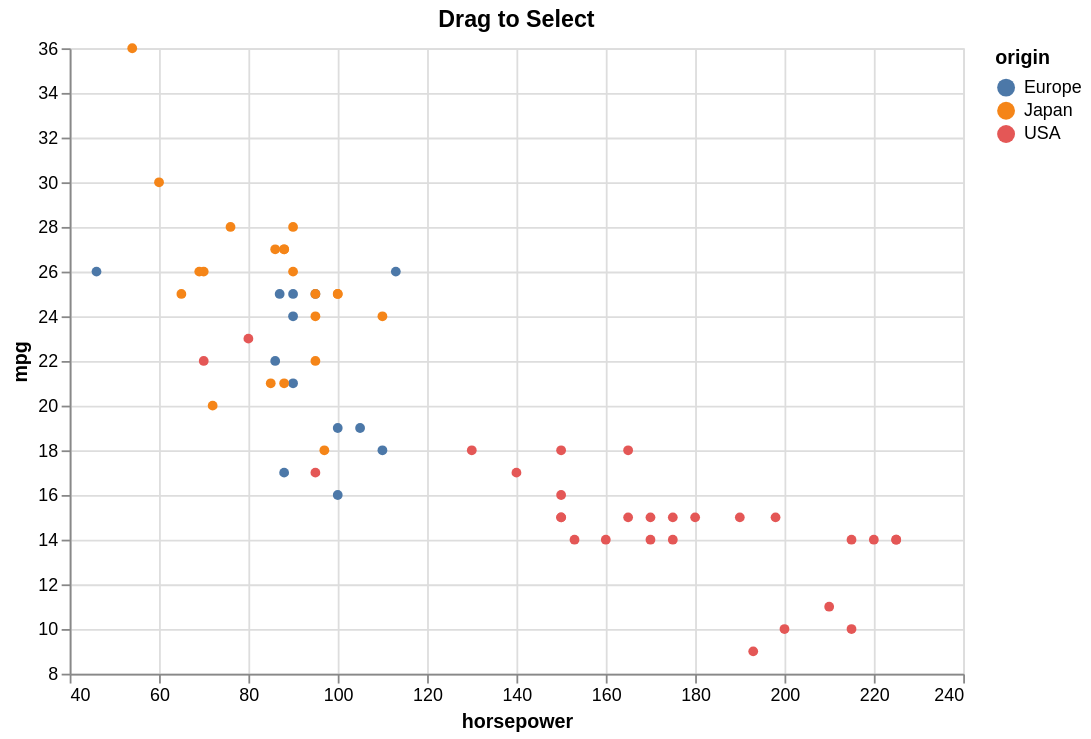

Describe this chart as a Vega-Lite specification.
### Vega-Lite specification from a JSON file in a GitHub repository (floating-point values rounded to 4 significant figures)
{"$schema": "https://vega.github.io/schema/vega-lite/v5.json", "data": {"values": [{"acceleration": 12.0, "cylinders": 8, "horsepower": 130, "mpg": 18, "origin": "USA", "weight": 3504}, {"acceleration": 11.5, "cylinders": 8, "horsepower": 165, "mpg": 15, "origin": "USA", "weight": 3693}, {"acceleration": 11.0, "cylinders": 8, "horsepower": 150, "mpg": 18, "origin": "USA", "weight": 3436}, {"acceleration": 12.0, "cylinders": 8, "horsepower": 150, "mpg": 16, "origin": "USA", "weight": 3433}, {"acceleration": 10.5, "cylinders": 8, "horsepower": 140, "mpg": 17, "origin": "USA", "weight": 3449}, {"acceleration": 10.0, "cylinders": 8, "horsepower": 198, "mpg": 15, "origin": "USA", "weight": 4341}, {"acceleration": 9.0, "cylinders": 8, "horsepower": 220, "mpg": 14, "origin": "USA", "weight": 4354}, {"acceleration": 8.5, "cylinders": 8, "horsepower": 215, "mpg": 14, "origin": "USA", "weight": 4312}, {"acceleration": 10.0, "cylinders": 8, "horsepower": 225, "mpg": 14, "origin": "USA", "weight": 4425}, {"acceleration": 8.5, "cylinders": 8, "horsepower": 190, "mpg": 15, "origin": "USA", "weight": 3850}, {"acceleration": 10.0, "cylinders": 8, "horsepower": 170, "mpg": 15, "origin": "USA", "weight": 3563}, {"acceleration": 8.0, "cylinders": 8, "horsepower": 160, "mpg": 14, "origin": "USA", "weight": 3609}, {"acceleration": 9.5, "cylinders": 8, "horsepower": 150, "mpg": 15, "origin": "USA", "weight": 3761}, {"acceleration": 10.0, "cylinders": 8, "horsepower": 225, "mpg": 14, "origin": "USA", "weight": 3086}, {"acceleration": 15.0, "cylinders": 4, "horsepower": 95, "mpg": 24, "origin": "Japan", "weight": 2372}, {"acceleration": 15.5, "cylinders": 4, "horsepower": 95, "mpg": 22, "origin": "Japan", "weight": 2833}, {"acceleration": 15.5, "cylinders": 4, "horsepower": 97, "mpg": 18, "origin": "Japan", "weight": 2774}, {"acceleration": 16.0, "cylinders": 4, "horsepower": 85, "mpg": 21, "origin": "Japan", "weight": 2587}, {"acceleration": 14.5, "cylinders": 4, "horsepower": 88, "mpg": 27, "origin": "Japan", "weight": 2130}, {"acceleration": 20.5, "cylinders": 4, "horsepower": 46, "mpg": 26, "origin": "Europe", "weight": 1835}, {"acceleration": 17.5, "cylinders": 4, "horsepower": 87, "mpg": 25, "origin": "Europe", "weight": 2672}, {"acceleration": 15.0, "cylinders": 4, "horsepower": 90, "mpg": 24, "origin": "Europe", "weight": 2430}, {"acceleration": 17.5, "cylinders": 4, "horsepower": 95, "mpg": 25, "origin": "Europe", "weight": 2375}, {"acceleration": 15.5, "cylinders": 4, "horsepower": 113, "mpg": 26, "origin": "Europe", "weight": 2234}, {"acceleration": 18.5, "cylinders": 4, "horsepower": 90, "mpg": 21, "origin": "Europe", "weight": 2648}, {"acceleration": 14.0, "cylinders": 8, "horsepower": 215, "mpg": 10, "origin": "USA", "weight": 4615}, {"acceleration": 13.0, "cylinders": 8, "horsepower": 200, "mpg": 10, "origin": "USA", "weight": 4376}, {"acceleration": 13.5, "cylinders": 8, "horsepower": 210, "mpg": 11, "origin": "USA", "weight": 4382}, {"acceleration": 18.0, "cylinders": 8, "horsepower": 193, "mpg": 9, "origin": "USA", "weight": 4732}, {"acceleration": 14.5, "cylinders": 4, "horsepower": 88, "mpg": 27, "origin": "Japan", "weight": 2130}, {"acceleration": 13.5, "cylinders": 4, "horsepower": 90, "mpg": 28, "origin": "Japan", "weight": 2264}, {"acceleration": 15.5, "cylinders": 4, "horsepower": 95, "mpg": 25, "origin": "Japan", "weight": 2228}, {"acceleration": 19.0, "cylinders": 4, "horsepower": 100, "mpg": 25, "origin": "Japan", "weight": 2046}, {"acceleration": 13.0, "cylinders": 4, "horsepower": 105, "mpg": 19, "origin": "Europe", "weight": 2634}, {"acceleration": 15.5, "cylinders": 4, "horsepower": 100, "mpg": 16, "origin": "Europe", "weight": 2702}, {"acceleration": 16.5, "cylinders": 4, "horsepower": 88, "mpg": 17, "origin": "Europe", "weight": 2875}, {"acceleration": 17.0, "cylinders": 4, "horsepower": 100, "mpg": 19, "origin": "Europe", "weight": 2901}, {"acceleration": 11.0, "cylinders": 6, "horsepower": 165, "mpg": 18, "origin": "USA", "weight": 3353}, {"acceleration": 11.5, "cylinders": 6, "horsepower": 175, "mpg": 14, "origin": "USA", "weight": 3169}, {"acceleration": 12.5, "cylinders": 6, "horsepower": 153, "mpg": 14, "origin": "USA", "weight": 2906}, {"acceleration": 13.5, "cylinders": 6, "horsepower": 150, "mpg": 15, "origin": "USA", "weight": 3380}, {"acceleration": 12.0, "cylinders": 8, "horsepower": 180, "mpg": 15, "origin": "USA", "weight": 3740}, {"acceleration": 11.0, "cylinders": 8, "horsepower": 170, "mpg": 14, "origin": "USA", "weight": 4080}, {"acceleration": 11.5, "cylinders": 8, "horsepower": 175, "mpg": 15, "origin": "USA", "weight": 3645}, {"acceleration": 14.0, "cylinders": 4, "horsepower": 110, "mpg": 24, "origin": "Japan", "weight": 2585}, {"acceleration": 19.0, "cylinders": 4, "horsepower": 72, "mpg": 20, "origin": "Japan", "weight": 2310}, {"acceleration": 15.0, "cylinders": 4, "horsepower": 100, "mpg": 25, "origin": "Japan", "weight": 2472}, {"acceleration": 16.0, "cylinders": 4, "horsepower": 88, "mpg": 21, "origin": "Japan", "weight": 2265}, {"acceleration": 19.5, "cylinders": 4, "horsepower": 86, "mpg": 27, "origin": "Japan", "weight": 2110}, {"acceleration": 14.5, "cylinders": 4, "horsepower": 90, "mpg": 26, "origin": "Japan", "weight": 2800}, {"acceleration": 19.5, "cylinders": 4, "horsepower": 70, "mpg": 26, "origin": "Japan", "weight": 2110}, {"acceleration": 17.0, "cylinders": 4, "horsepower": 76, "mpg": 28, "origin": "Japan", "weight": 2085}, {"acceleration": 17.0, "cylinders": 4, "horsepower": 65, "mpg": 25, "origin": "Japan", "weight": 2245}, {"acceleration": 15.0, "cylinders": 4, "horsepower": 69, "mpg": 26, "origin": "Japan", "weight": 1965}, {"acceleration": 17.0, "cylinders": 4, "horsepower": 60, "mpg": 30, "origin": "Japan", "weight": 1755}, {"acceleration": 14.0, "cylinders": 6, "horsepower": 70, "mpg": 22, "origin": "USA", "weight": 2815}, {"acceleration": 12.5, "cylinders": 6, "horsepower": 95, "mpg": 17, "origin": "USA", "weight": 3210}, {"acceleration": 13.5, "cylinders": 6, "horsepower": 80, "mpg": 23, "origin": "USA", "weight": 3380}, {"acceleration": 15.5, "cylinders": 4, "horsepower": 54, "mpg": 36, "origin": "Japan", "weight": 1760}, {"acceleration": 14.0, "cylinders": 4, "horsepower": 90, "mpg": 25, "origin": "Europe", "weight": 2130}, {"acceleration": 15.5, "cylinders": 4, "horsepower": 86, "mpg": 22, "origin": "Europe", "weight": 2205}, {"acceleration": 13.5, "cylinders": 4, "horsepower": 110, "mpg": 18, "origin": "Europe", "weight": 2245}]}, "encoding": {"color": {"field": "origin", "type": "nominal"}, "opacity": {"condition": {"param": "brush", "value": 1}, "value": 0.1}, "tooltip": [{"field": "horsepower", "type": "quantitative"}, {"field": "origin", "type": "nominal"}, {"field": "mpg", "type": "quantitative"}], "x": {"field": "horsepower", "scale": {"zero": false}, "type": "quantitative"}, "y": {"field": "mpg", "scale": {"zero": false}, "type": "quantitative"}}, "height": 350, "mark": {"filled": true, "type": "point"}, "params": [{"name": "brush", "select": "interval"}], "title": "Drag to Select", "width": 500}
